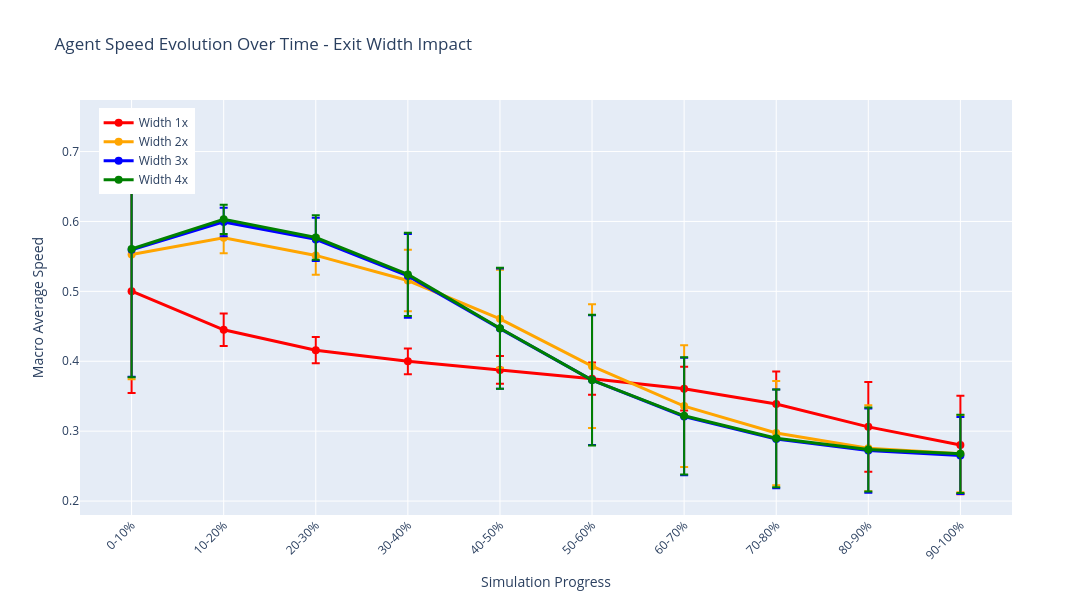

Notebook code cell kept with this figure:
### Code cell
# Visualize speed evolution for different exit widths
fig = go.Figure()

for w_exit in exit_widths:
    subset = df_width_temporal[df_width_temporal['w_exits'] == w_exit]
    temporal_stats = subset.groupby('time_bin')['macro_average_speed'].agg(['mean', 'std']).reset_index()
    temporal_stats['time_bin'] = temporal_stats['time_bin'].astype(str)
    
    fig.add_trace(
        go.Scatter(
            x=temporal_stats['time_bin'],
            y=temporal_stats['mean'],
            error_y=dict(type='data', array=temporal_stats['std'], visible=True),
            mode='lines+markers',
            name=f'Width {w_exit}x',
            marker=dict(size=8),
            line=dict(width=3, color=colors_width[w_exit])
        )
    )

fig.update_layout(
    title="Agent Speed Evolution Over Time - Exit Width Impact",
    xaxis_title="Simulation Progress",
    yaxis_title="Macro Average Speed",
    height=600,
    width=1200,
    showlegend=True,
    legend=dict(x=0.02, y=0.98),
    xaxis=dict(tickangle=-45)
)

fig.show()

### Figure 1 — Plotly figure (JSON) as saved in the notebook; plotly's stock layout.template omitted (floating-point values rounded to 4 significant figures)
{"data": [{"error_y": {"array": [0.1457, 0.02315, 0.01879, 0.01845, 0.01987, 0.02318, 0.0313, 0.0466, 0.06414, 0.07046], "type": "data", "visible": true}, "line": {"color": "red", "width": 3}, "marker": {"size": 8}, "mode": "lines+markers", "name": "Width 1x", "type": "scatter", "x": ["0-10%", "10-20%", "20-30%", "30-40%", "40-50%", "50-60%", "60-70%", "70-80%", "80-90%", "90-100%"], "y": [0.5002, 0.445, 0.4158, 0.3999, 0.3876, 0.3751, 0.3608, 0.3387, 0.3061, 0.2802]}, {"error_y": {"array": [0.1783, 0.02215, 0.02755, 0.04395, 0.0701, 0.08851, 0.08711, 0.0746, 0.0615, 0.05519], "type": "data", "visible": true}, "line": {"color": "orange", "width": 3}, "marker": {"size": 8}, "mode": "lines+markers", "name": "Width 2x", "type": "scatter", "x": ["0-10%", "10-20%", "20-30%", "30-40%", "40-50%", "50-60%", "60-70%", "70-80%", "80-90%", "90-100%"], "y": [0.5526, 0.5767, 0.5514, 0.5155, 0.4606, 0.3929, 0.3358, 0.2973, 0.2756, 0.2678]}, {"error_y": {"array": [0.1817, 0.0204, 0.03084, 0.05996, 0.08607, 0.09289, 0.08407, 0.07057, 0.06028, 0.055], "type": "data", "visible": true}, "line": {"color": "blue", "width": 3}, "marker": {"size": 8}, "mode": "lines+markers", "name": "Width 3x", "type": "scatter", "x": ["0-10%", "10-20%", "20-30%", "30-40%", "40-50%", "50-60%", "60-70%", "70-80%", "80-90%", "90-100%"], "y": [0.5594, 0.5993, 0.5743, 0.522, 0.4467, 0.3731, 0.321, 0.2889, 0.2722, 0.2652]}, {"error_y": {"array": [0.1835, 0.0209, 0.03185, 0.05947, 0.08651, 0.09348, 0.08387, 0.06994, 0.06009, 0.05599], "type": "data", "visible": true}, "line": {"color": "green", "width": 3}, "marker": {"size": 8}, "mode": "lines+markers", "name": "Width 4x", "type": "scatter", "x": ["0-10%", "10-20%", "20-30%", "30-40%", "40-50%", "50-60%", "60-70%", "70-80%", "80-90%", "90-100%"], "y": [0.5605, 0.6031, 0.577, 0.5242, 0.4473, 0.373, 0.322, 0.2898, 0.2739, 0.2676]}], "layout": {"height": 600, "legend": {"x": 0.02, "y": 0.98}, "showlegend": true, "title": {"text": "Agent Speed Evolution Over Time - Exit Width Impact"}, "width": 1200, "xaxis": {"tickangle": -45, "title": {"text": "Simulation Progress"}}, "yaxis": {"title": {"text": "Macro Average Speed"}}}}
